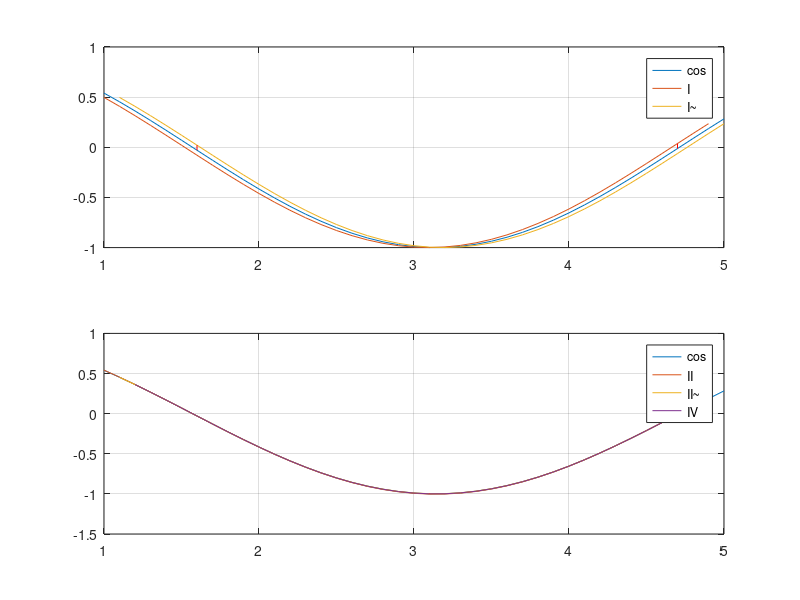

Reproduce this figure in MATLAB.
function Lab3_1()
  left = 1;
  right = 5;
  h = 0.1;
  X = left : h : right;
  Y = sin(X);
  Y_dev = cos(X);
  N = length(X);
  dev_max_I = -1;
  dev_max_I_ = -1;
  dev_max_II = -1;
  dev_max_II_ = -1;
  dev_max_IV = -1;
  
  for i = 1:(N - 1)
    I(i) = (Y(i + 1) - Y(i)) / h;
    x_I(i) = X(i);
    dev = abs(I(i) - Y_dev(i));
    if (dev_max_I < dev)
      dev_max_I = dev;
      y_max_I = [I(i), Y_dev(i)];
      x_max_I = [X(i), X(i)];
    endif
  endfor
  
  for i = 2:(N)
    I_(i - 1) = (Y(i) - Y(i - 1)) / h;
    x_I_(i - 1) = X(i);
    dev = abs(I_(i - 1) - Y_dev(i));
    if (dev_max_I_ < dev)
      dev_max_I_ = dev;
      y_max_I_ = [I_(i - 1), Y_dev(i)];
      x_max_I_ = [X(i), X(i)];
    endif
  endfor
  
  for i = 1:(N - 2)
    II(i) = (4 * Y(i + 1) - 3 * Y(i) - Y(i + 2)) / (2 * h);
    x_II(i) = X(i);
    dev = abs(II(i) - Y_dev(i));
    if (dev_max_II < dev)
      dev_max_II = dev;
      y_max_II = [II(i), Y_dev(i)];
      x_max_II = [X(i), X(i)];
    endif
  endfor
  
  for i = 2:(N - 1)
    II_(i - 1) = (Y(i + 1) - Y(i - 1)) / (2 * h);
    x_II_(i - 1) = X(i);
    dev = abs(II_(i - 1) - Y_dev(i));
    if (dev_max_II_ < dev)
      dev_max_II_ = dev;
      y_max_II_ = [II_(i - 1), Y_dev(i)];
      x_max_II_ = [X(i), X(i)];
    endif
  endfor
  
  for i = 3:(N - 2)
    IV(i - 2) = (Y(i - 2) - 8 * Y(i - 1) + 8 * Y(i + 1) - Y(i + 2)) / (12 * h);
    x_IV(i - 2) = X(i);
    dev = abs(IV(i - 2) - Y_dev(i));
    if (dev_max_IV < dev)
      dev_max_IV = dev;
      y_max_IV = [IV(i - 2), Y_dev(i)];
      x_max_IV = [X(i), X(i)];
    endif
  endfor
  
  subplot(2, 1, 1);
  plot(X, Y_dev, "-");
  hold on;
  grid on;
  plot(x_I, I, "-");
  plot(x_I_, I_, "-");
  plot(x_max_I, y_max_I, "-r");
  plot(x_max_I_, y_max_I_, "-r");
  legend("cos", "I", "I~");
  hold off;
  
  subplot(2, 1, 2);
  plot(X, Y_dev, "-");
  hold on;
  grid on;
  plot(x_II, II, "-");
  plot(x_II_, II_, "-");
  plot(x_IV, IV, "-");
  plot(x_max_II, y_max_II, "-r");
  plot(x_max_II_, y_max_II_, "-r");
  plot(x_max_IV, y_max_IV, "-r");
  legend("cos", "II", "II~", "IV");
  hold off;
  
  x_max_I
  dev_max_I
  x_max_I_
  dev_max_I_
  x_max_II
  dev_max_II
  x_max_II_
  dev_max_II_
  x_max_IV
  dev_max_IV
endfunction